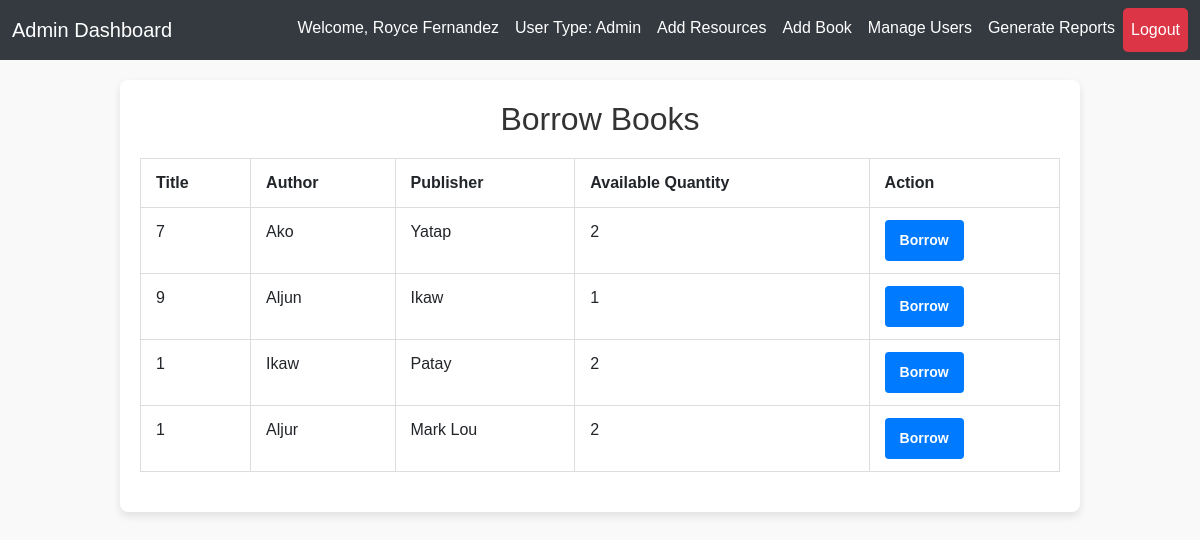
The app's page /borrow_book.php (signed in) with its own data.
### tables this page shows
CREATE TABLE `books` (
  `BookID` int(11) NOT NULL,
  `ResourceID` int(11) NOT NULL,
  `Author` varchar(255) DEFAULT NULL,
  `ISBN` varchar(13) DEFAULT NULL,
  `Publisher` varchar(255) DEFAULT NULL,
  `Edition` varchar(50) DEFAULT NULL,
  `PublicationDate` date DEFAULT NULL,
  `Quantity` int(11) NOT NULL DEFAULT 0,
  `AvailableQuantity` int(11) NOT NULL DEFAULT 0
);

### borrow_book.php (the view, shortened to what this page needs)
<?php
include 'navigation.php';
?>
<!DOCTYPE html>
<html lang="en">
<head>
</head>
<body>
    <div class="container">
        <h2>Borrow Books</h2>
        <table class="table">
            <thead>
                <tr>
                    <th>Title</th>
                    <th>Author</th>
                    <th>Publisher</th>
                    <th>Available Quantity</th>
                    <th>Action</th>
                </tr>
            </thead>
            <tbody>
                <?php
                $booksQuery = "SELECT BookID, ResourceId, Author, Publisher, AvailableQuantity FROM books WHERE AvailableQuantity > 0";
                $booksResult = $conn->query($booksQuery);
                if ($booksResult->num_rows > 0) {
                    while ($row = $booksResult->fetch_assoc()) {
                        echo "<tr>
                                <td>{$row['ResourceId']}</td>
                                <td>{$row['Author']}</td>
                                <td>{$row['Publisher']}</td>
                                <td>{$row['AvailableQuantity']}</td>
                                <td>
                                    <form method='POST' action='borrow_book.php'>
                                        <input type='hidden' name='bookID' value='{$row['BookID']}'>
                                        <button type='submit' name='borrowBook' class='btn btn-primary'>Borrow</button>
                                    </form>
                                </td>
                              </tr>";
                    }
                } else {
                    echo "<tr><td colspan='5'>No books available for borrowing.</td></tr>";
                }
                ?>
            </tbody>
        </table>
    </div>
</body>
</html>

### navigation.php (shortened to what this page needs)
<?php
$userName = htmlspecialchars($_SESSION['Name']);
$userType = htmlspecialchars($_SESSION['UserType']);
?>
<!DOCTYPE html>
<html lang="en">
<head>
    <link href="https://cdn.jsdelivr.net/npm/bootstrap@5.3.0/dist/css/bootstrap.min.css" rel="stylesheet">
</head>
<body>
    <nav class="navbar navbar-expand-lg navbar-dark">
        <div class="container-fluid">
            <a class="navbar-brand" href="dashboard.php"><?php echo ucfirst($userType); ?> Dashboard</a>
            <div class="collapse navbar-collapse" id="navbarNav">
                <ul class="navbar-nav ms-auto">
                    <li class="nav-item">
                        <span class="nav-link">Welcome, <?php echo $userName; ?></span>
                    </li>
                    <li class="nav-item">
                        <span class="nav-link">User Type: <?php echo ucfirst($userType); ?></span>
                    </li>
                    <?php
                    if ($userType == 'admin') {
                        echo '<li class="nav-item"><a class="nav-link" href="add_resources.php">Add Resources</a></li>';
                        echo '<li class="nav-item"><a class="nav-link" href="add_book.php">Add Book</a></li>';
                        echo '<li class="nav-item"><a class="nav-link" href="manage_users.php">Manage Users</a></li>';
                        echo '<li class="nav-item"><a class="nav-link" href="generate_reports.php">Generate Reports</a></li>';
                    } elseif ($userType == 'student') {
                        echo '<li class="nav-item"><a class="nav-link" href="view_books.php">View Books</a></li>';
                        echo '<li class="nav-item"><a class="nav-link" href="borrow_book.php">Borrow Book</a></li>';
                        echo '<li class="nav-item"><a class="nav-link" href="return_book.php">My Borrowed Books</a></li>';
                    } elseif ($userType == 'staff') {
                        echo '<li class="nav-item"><a class="nav-link" href="manage_books.php">Manage Books</a></li>';
                        echo '<li class="nav-item"><a class="nav-link" href="issue_book.php">Issue Book</a></li>';
                    } elseif ($userType == 'faculty') {
                        echo '<li class="nav-item"><a class="nav-link" href="recommend_books.php">Recommend Books</a></li>';
                        echo '<li class="nav-item"><a class="nav-link" href="borrow_book.php">Borrow Book</a></li>';
                        echo '<li class="nav-item"><a class="nav-link" href="return_book.php">My Borrowed Books</a></li>';
                    }
                    ?>
                    <li class="nav-item">
                        <a class="nav-link logout-btn" href="logout.php">Logout</a>
                    </li>
                </ul>
            </div>
        </div>
    </nav>
</body>
</html>

### navigation.php (style rules this page uses)
body { margin: 0; padding: 0; font-family: Arial, sans-serif; background-color: #f8f9fa; }
.navbar { background-color: #343a40; }
.navbar .navbar-brand, .navbar .nav-link { color: white; }
.logout-btn { color: white; background-color: #dc3545; padding: 10px 15px; border-radius: 5px; text-decoration: none; }

### borrow_book.php (style rules this page uses)
body { font-family: Arial, sans-serif; background-color: #f9f9f9; margin: 0; padding: 0; }
.container { width: 80%; margin: 20px auto; background: #fff; padding: 20px; box-shadow: 0 4px 8px rgba(0, 0, 0, 0.1); border-radius: 8px; }
h2 { color: #333; text-align: center; margin-bottom: 20px; }
.table { width: 100%; border-collapse: collapse; margin: 20px 0; text-align: left; }
.table thead { background-color: #007bff; color: #fff; }
.table th, .table td { padding: 12px 15px; border: 1px solid #ddd; }
.table tbody tr:nth-child(even) { background-color: #f2f2f2; }
.btn { display: inline-block; padding: 10px 15px; font-size: 14px; font-weight: bold; text-align: center; text-decoration: none; color: #fff; background-color: #007bff; border: none; border-radius: 4px; cursor: pointer; }

### records on screen
books: ResourceID "7", Author "Ako", Publisher "Yatap", AvailableQuantity "2"
books: ResourceID "9", Author "Aljun", Publisher "Ikaw", AvailableQuantity "1"
books: ResourceID "1", Author "Ikaw", Publisher "Patay", AvailableQuantity "2"
books: ResourceID "1", Author "Aljur", Publisher "Mark Lou", AvailableQuantity "2"

### other values on screen
$userType "Admin"
$userName "Royce Fernandez"
